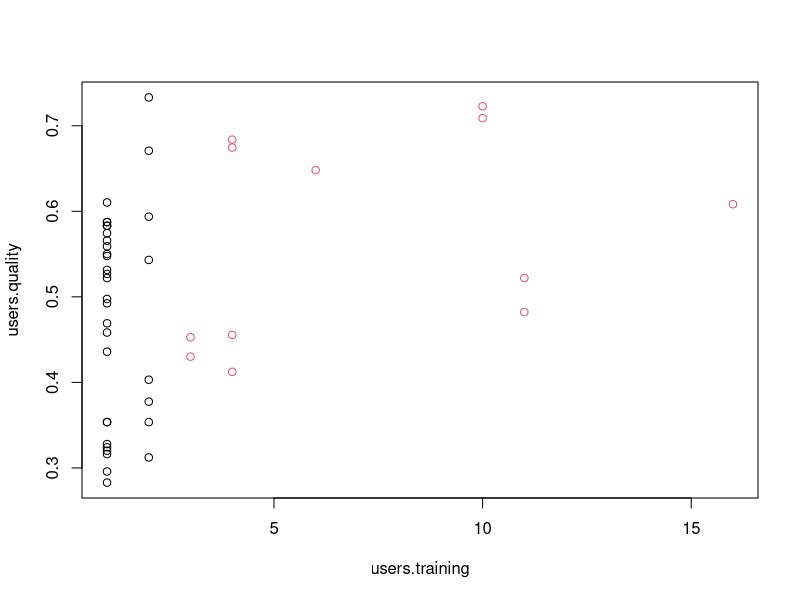
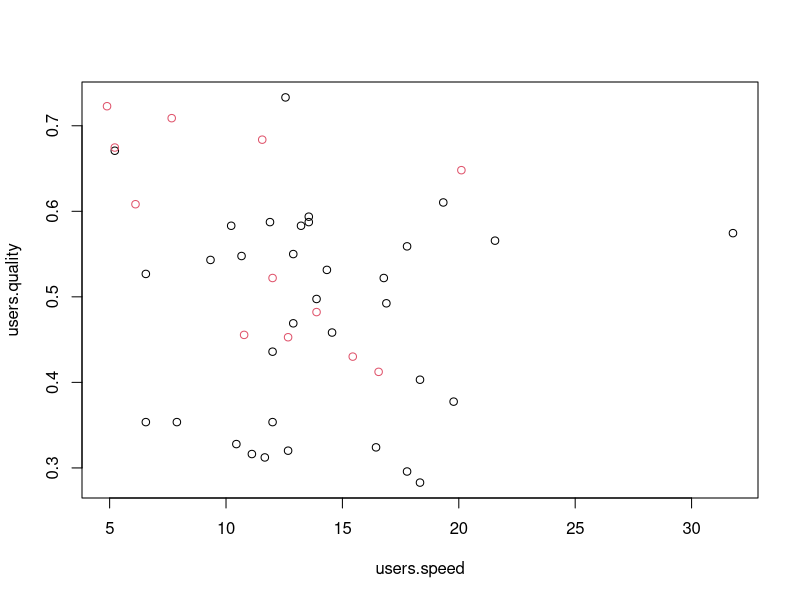
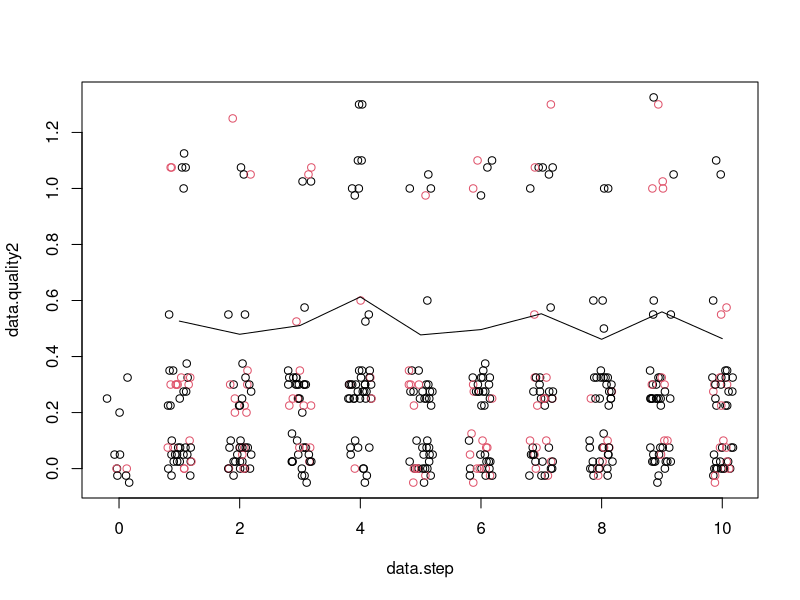

Generate these figures, in order, with R: (Note: this script raises an error after producing the figures.)
#reading the data
require(rjson)
data<-readLines('data/data-campaign3.json')
data<-lapply(data, fromJSON)
data<-data.frame(Reduce(rbind, data))
data$Ptest=as.numeric(data$Ptest)
data$Atest=as.numeric(data$Atest)
data$Vtest=as.numeric(data$Vtest)
data$Pref=as.numeric(data$Pref)
data$Aref=as.numeric(data$Aref)
data$Vref=as.numeric(data$Vref)

training<-readLines('data/training-campaign3.json')
training<-lapply(training, fromJSON)
training<-data.frame(Reduce(rbind, training))

# filter incomplete users
data.uid <- as.character(data$MW_ID)
users<-names(table(data.uid))[table(data.uid)==10]

# determine quality
data.quality2 <- (data$Vtest-data$Vref)^2 + 0.3*(data$Atest-data$Aref)^2 + 0.05*(data$Ptest-data$Pref)
users.quality <- sapply(users, function(user) {
  sqrt(mean(data.quality2[data.uid==user]))
})
users.training <- sapply(users, function(user) {
  as.numeric(table(as.character(training$MW_ID))[user])/3
})
plot(users.training, users.quality, col=(users.training>2)+1)
table(users.training)

# Work speed
users.speed <- as.numeric(sapply(users, function(user) {
  udata <- as.character(data[data.uid==user,]$time)
  udata <- sapply(udata, function(t) {as.POSIXct(t, format='%Y-%m-%dT%H:%M:%S')})
  (max(udata)-min(udata))/(length(udata)-1)
}))
plot(users.speed, users.quality, col=(users.training>2)+1)


# Work duration
data.step = rep(0, nrow(data))
for (user in users) { data.step[data.uid==user]=seq(1,10)}
step.quality <- sapply(seq(1,10), function(step) {
   sqrt(mean(data.quality2[data.step==step]))
})
plot(jitter(data.step), data.quality2, col=(users.training>2)+1, xlab='data.step')
lines(seq(1,10), step.quality)

for (i in c(1,2,3,100)) {
d <- data[data.uid %in% users[users.training==i], ]
l <- data.frame(rbind(lm(d$Vref ~ d$Vtest + d$Atest + d$Ptest)$coefficients,
lm(d$Aref ~ d$Vtest + d$Atest + d$Ptest)$coefficients,
lm(d$Pref ~ d$Vtest + d$Atest + d$Ptest)$coefficients), 
  row.names=c('V','A','P'))
print(l)
}
